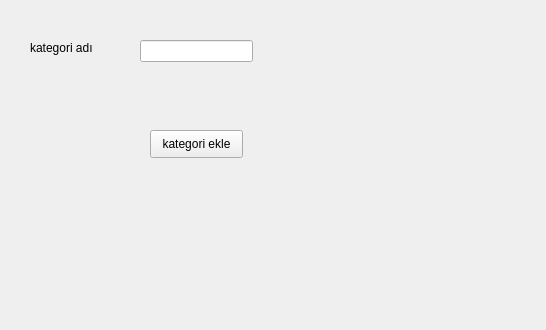
<?xml version="1.0" encoding="UTF-8"?>
<ui version="4.0">
 <class>Form</class>
 <widget class="QWidget" name="Form">
  <property name="geometry">
   <rect>
    <x>0</x>
    <y>0</y>
    <width>546</width>
    <height>330</height>
   </rect>
  </property>
  <property name="windowTitle">
   <string>Form</string>
  </property>
  <widget class="QLabel" name="label">
   <property name="geometry">
    <rect>
     <x>30</x>
     <y>40</y>
     <width>81</width>
     <height>16</height>
    </rect>
   </property>
   <property name="text">
    <string>kategori adı</string>
   </property>
  </widget>
  <widget class="QLineEdit" name="lineEdit">
   <property name="geometry">
    <rect>
     <x>140</x>
     <y>40</y>
     <width>113</width>
     <height>22</height>
    </rect>
   </property>
  </widget>
  <widget class="QPushButton" name="pushButton">
   <property name="geometry">
    <rect>
     <x>150</x>
     <y>130</y>
     <width>93</width>
     <height>28</height>
    </rect>
   </property>
   <property name="text">
    <string>kategori ekle</string>
   </property>
  </widget>
 </widget>
 <resources/>
 <connections/>
</ui>
